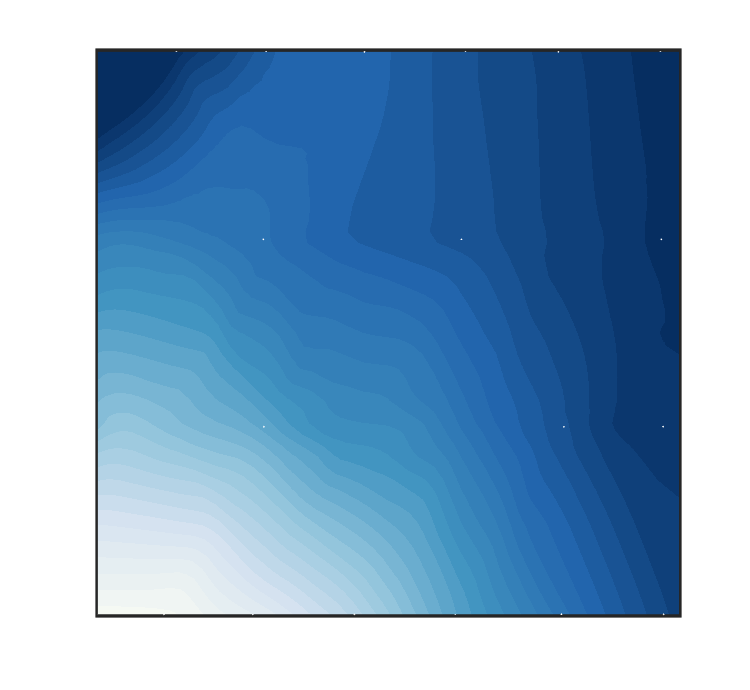
%> input picture ANN_binary/Co-Mn/SSIM/Co_Mn_Codiagram.png, 750 x 690 px
$ octave find_simmilarity.m   (GNU Octave 9; MATLAB toolbox functions it lacks are replaced by stand-ins)
%> lines starting %> are read from the running program, lines starting %| are printed output that depends on the picture
% clear
% clc

MCMD = imread('Co_Mn_Codiagram.png');
%> MCMD is the input picture: size 690x750x3 uint8; mean R, G, B 128.2, 164.9, 198.1
ML = imread('Co_Mn_Codiagram_ANN.png');
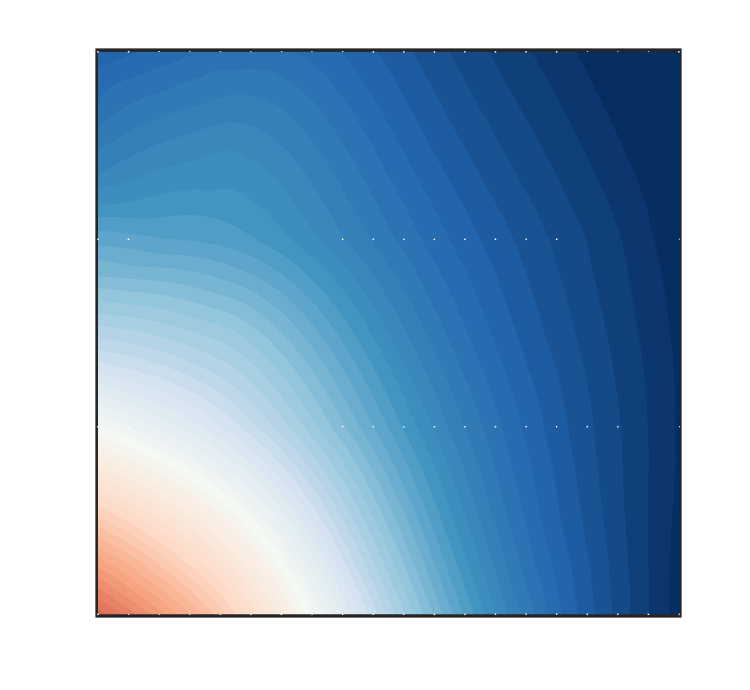
%> input picture ANN_binary/Co-Mn/SSIM/Co_Mn_Codiagram_ANN.png, 750 x 690 px
%> ML is the input picture: size 690x750x3 uint8; mean R, G, B 144.4, 176.2, 203.6

[ssimval, ssimmap] = ssim(ML,MCMD,'DynamicRange',3);
%> ssimval = 0.872
ssim_final = (ssimval-0.43)/0.57;
%> ssim_final = 0.775
fprintf('The SSIM value of Co_Mn_Codiagram is %0.4f.\n',ssim_final);
%| The SSIM value of Co_Mn_Codiagram is 0.7749.

MCMD = imread('Co_Mn_Crdiagram.png');
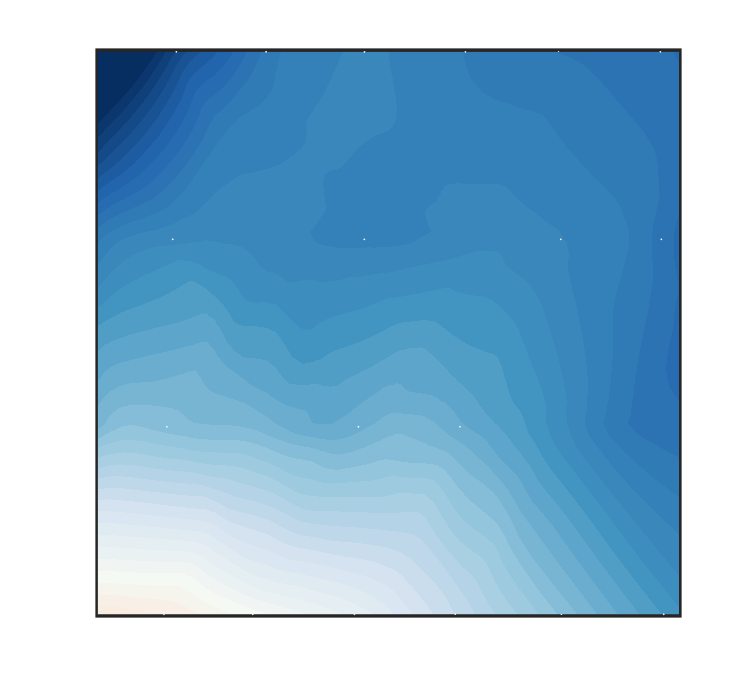
%> input picture ANN_binary/Co-Mn/SSIM/Co_Mn_Crdiagram.png, 750 x 690 px
%> MCMD is the input picture: size 690x750x3 uint8; mean R, G, B 148.6, 188.9, 215.7
ML = imread('Co_Mn_Crdiagram_ANN.png');
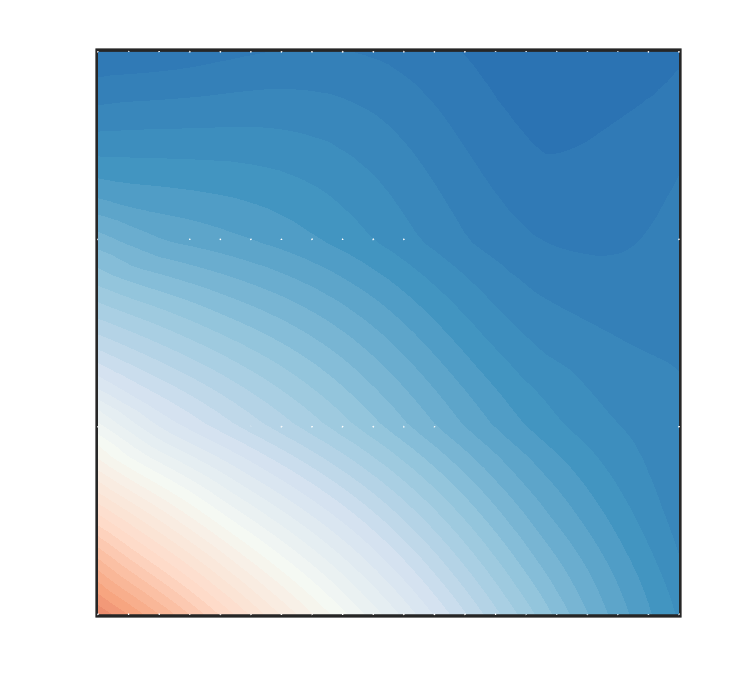
%> input picture ANN_binary/Co-Mn/SSIM/Co_Mn_Crdiagram_ANN.png, 750 x 690 px
%> ML is the input picture: size 690x750x3 uint8; mean R, G, B 160.9, 196.5, 219.1

[ssimval, ssimmap] = ssim(ML,MCMD,'DynamicRange',3);
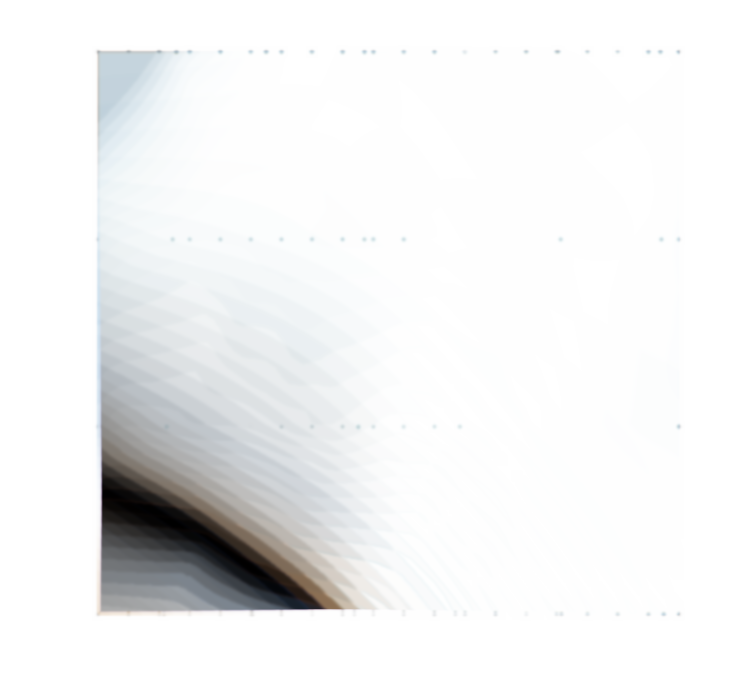
%> ssimmap: size 690x750x3 double; mean R, G, B 0.889, 0.895, 0.897; drawn with min black and max white
%> ssimval = 0.894
ssim_final = (ssimval-0.43)/0.57;
%> ssim_final = 0.813
fprintf('The SSIM value of Co_Mn_Crdiagram is %0.4f.\n',ssim_final);
%| The SSIM value of Co_Mn_Crdiagram is 0.8134.

MCMD = imread('Co_Mn_Disdiagram.png');
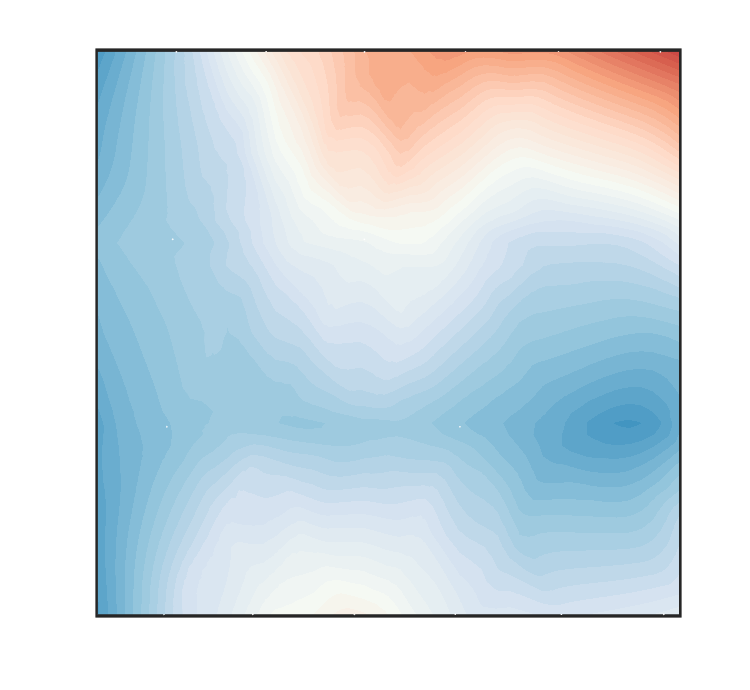
%> input picture ANN_binary/Co-Mn/SSIM/Co_Mn_Disdiagram.png, 750 x 690 px
%> MCMD is the input picture: size 690x750x3 uint8; mean R, G, B 211.8, 224.2, 231.2
ML = imread('Co_Mn_Disdiagram_ANN.png');
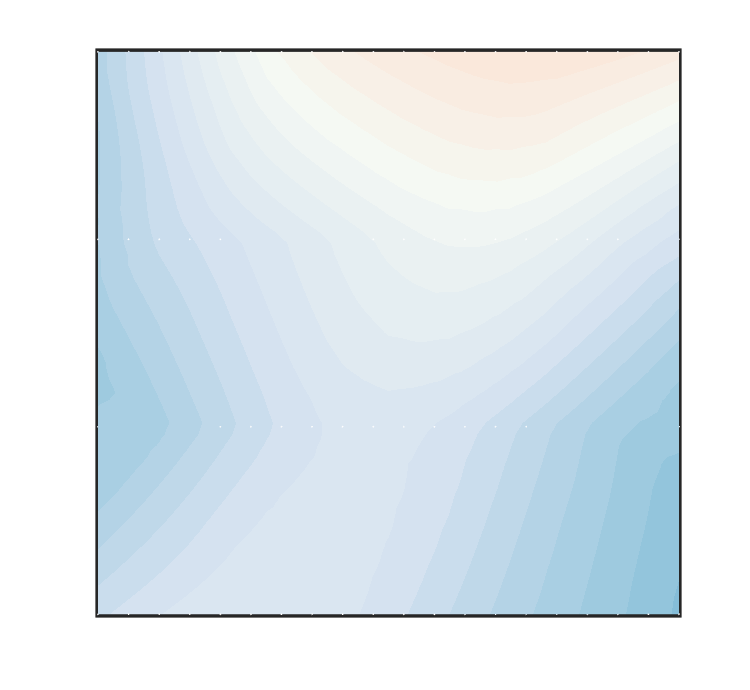
%> input picture ANN_binary/Co-Mn/SSIM/Co_Mn_Disdiagram_ANN.png, 750 x 690 px
%> ML is the input picture: size 690x750x3 uint8; mean R, G, B 224.9, 234.4, 240.3

[ssimval, ssimmap] = ssim(ML,MCMD,'DynamicRange',3);
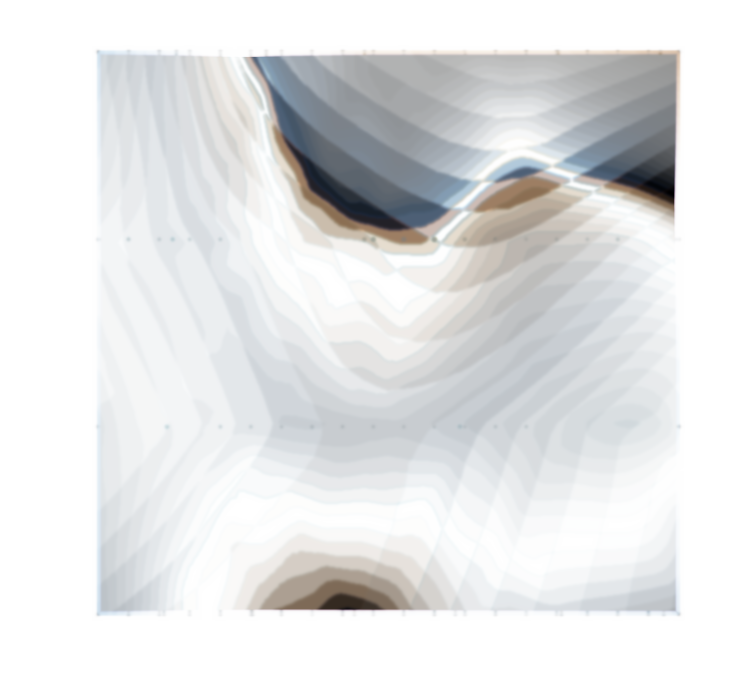
%> ssimmap: size 690x750x3 double; mean R, G, B 0.793, 0.801, 0.807; drawn with min black and max white
%> ssimval = 0.8
ssim_final = (ssimval-0.43)/0.57;
%> ssim_final = 0.649
fprintf('The SSIM value of Co_Mn_Disdiagram is %0.4f.\n',ssim_final);
%| The SSIM value of Co_Mn_Disdiagram is 0.6493.

%> (the run ends here)
